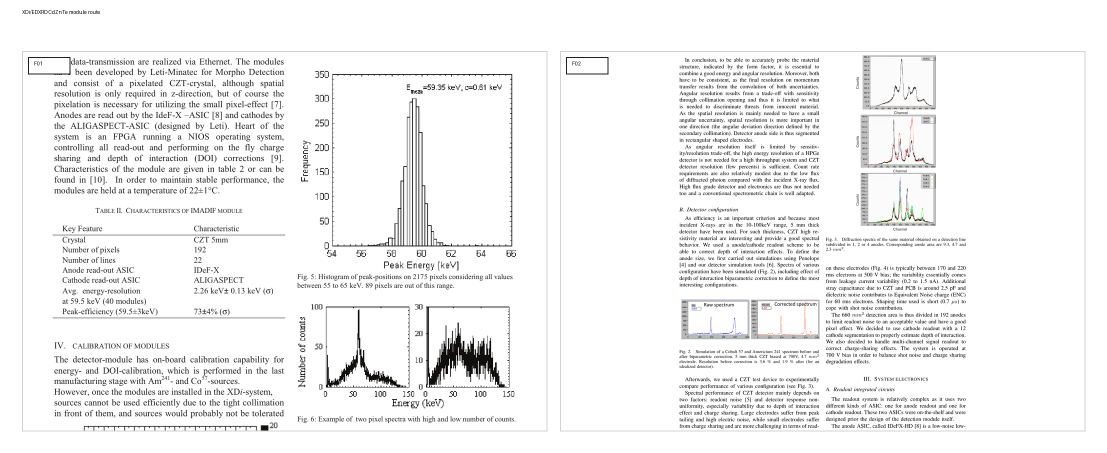
#> input picture output/review/figures/fig01_xdi_module.png, 2214 x 906 px (shown at 1/2 size)
$ python -i build_review_figures.py   (imports and definitions only)
#> lines starting #> are read from the running program, lines starting #| are printed output that depends on the picture; after the words box and inside, x2 and y2 are one past the last pixel; in counts of white or black regions, pixels touching at a corner belong together
#> further down, picture is the input picture: PIL image 2214x906 RGB; mean R, G, B 242.9, 242.8, 242.8
from __future__ import annotations

import csv
from pathlib import Path

from PIL import Image, ImageChops, ImageDraw, ImageOps


ROOT = Path(__file__).resolve().parents[1]
CATALOG = ROOT / "output" / "review" / "figure_catalog.tsv"
OUT = ROOT / "output" / "review" / "figures"


FIGURE_GROUPS = [
    (
        "fig01_xdi_module.png",
        ["F01", "F02"],
        "XDi/EDXRD CdZnTe module route",
    ),
    (
        "fig02_coded_aperture.png",
        ["F03", "F28"],
        "Coded-aperture and coherent-scatter XRD route",
    ),
    (
        "fig03_redlen_stability.png",
        ["F05", "F31"],
        "Near-room-temperature Redlen HF-CdZnTe stability",
    ),
    (
        "fig04_hexitec_mhz.png",
        ["F06", "F07", "F29"],
        "High-flux CdZnTe baseline and leakage-current effects",
    ),
    (
        "fig05_czt_polarization_contacts.png",
        ["F08", "F09", "F30"],
        "CdZnTe high-flux polarization and contact engineering",
    ),
    (
        "fig06_cdte_mechanism.png",
        ["F17", "F18", "F19", "F20"],
        "CdTe Schottky temperature-dependent polarization mechanism",
    ),
    (
        "fig07_cdte_stability.png",
        ["F22", "F23", "F26", "F32"],
        "CdTe continuous-illumination stability and bias history",
    ),
]


CROP_FRACTIONS = {
    "F01": (0.04, 0.08, 0.96, 0.58),
    "F02": (0.04, 0.05, 0.96, 0.88),
    "F03": (0.05, 0.04, 0.95, 0.46),
    "F05": (0.14, 0.06, 0.86, 0.64),
    "F06": (0.08, 0.04, 0.92, 0.56),
    "F07": (0.08, 0.03, 0.92, 0.58),
    "F08": (0.05, 0.04, 0.95, 0.60),
    "F09": (0.05, 0.04, 0.95, 0.62),
    "F17": (0.05, 0.04, 0.95, 0.58),
    "F18": (0.05, 0.04, 0.95, 0.64),
    "F19": (0.05, 0.04, 0.95, 0.62),
    "F20": (0.07, 0.69, 0.50, 0.97),
    "F22": (0.05, 0.04, 0.95, 0.62),
    "F23": (0.10, 0.04, 0.90, 0.43),
    "F26": (0.05, 0.41, 0.95, 0.97),
    "F28": (0.12, 0.61, 0.49, 0.77),
    "F29": (0.05, 0.04, 0.95, 0.58),
    "F30": (0.13, 0.46, 0.90, 0.73),
    "F31": (0.05, 0.04, 0.95, 0.62),
    "F32": (0.49, 0.06, 0.95, 0.66),
}


def read_catalog() -> dict[str, dict[str, str]]:
    with CATALOG.open(newline="", encoding="utf-8") as fh:
        return {row["figure_id"]: row for row in csv.DictReader(fh, delimiter="\t")}


def trim_whitespace(image: Image.Image) -> Image.Image:
    rgb = image.convert("RGB")
    bg = Image.new("RGB", rgb.size, (255, 255, 255))
#> bg: PIL image 2214x906 RGB; every value is 255
    diff = ImageChops.difference(rgb, bg)
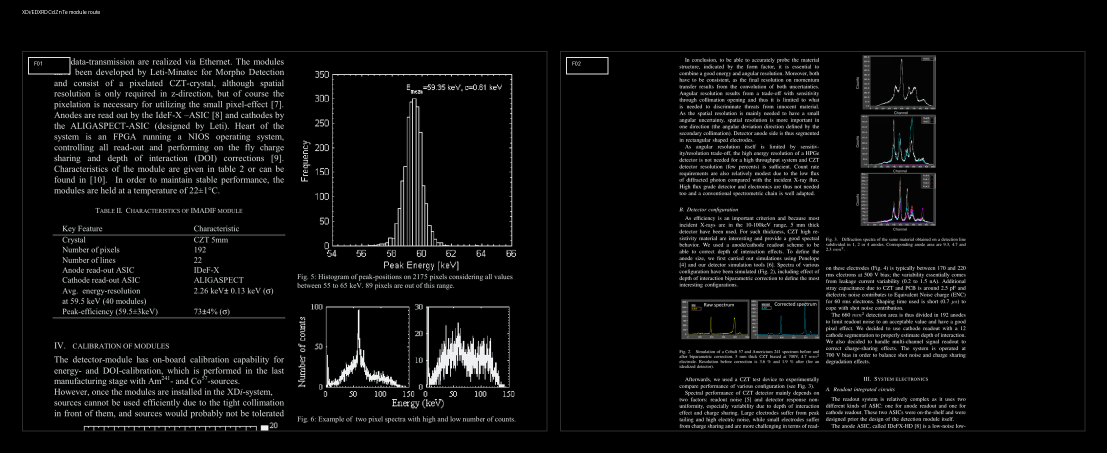
#> diff: PIL image 2214x906 RGB (shown at 1/2 size); mean R, G, B 12.1, 12.2, 12.2
    diff = ImageOps.grayscale(diff)
#> diff: PIL image 2214x906 L
    diff = diff.point(lambda p: 255 if p > 18 else 0)
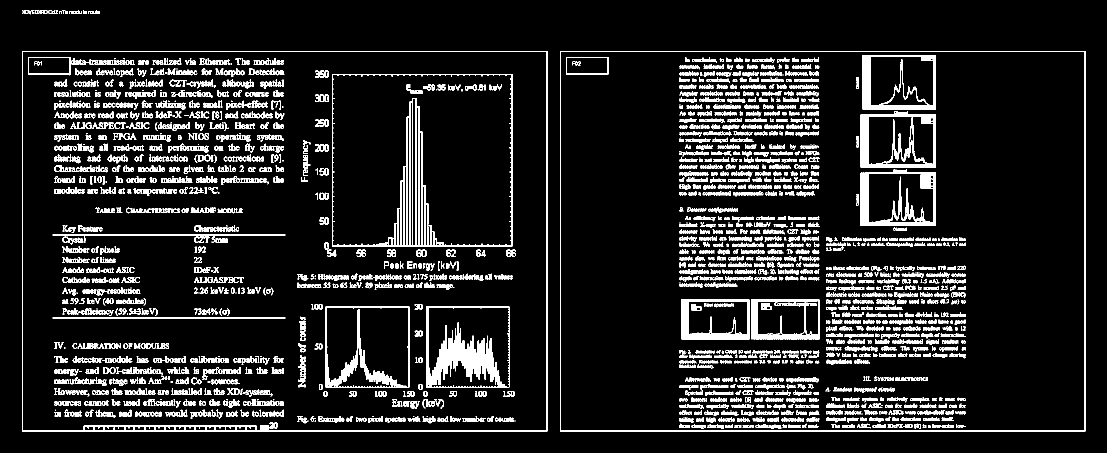
#> diff: PIL image 2214x906 L (shown at 1/2 size); 10.5% white in thin lines or dots, all inside (x1, y1, x2, y2) = (44, 20, 2171, 863)
    bbox = diff.getbbox()
#> bbox = (44, 20, 2171, 863)
    if not bbox:
        return rgb
    left, upper, right, lower = bbox
#> left = 44; upper = 20; right = 2171; lower = 863
    pad = 18
    left = max(0, left - pad)
#> left = 26
    upper = max(0, upper - pad)
#> upper = 2
    right = min(rgb.width, right + pad)
#> right = 2189
    lower = min(rgb.height, lower + pad)
#> lower = 881
    return rgb.crop((left, upper, right, lower))
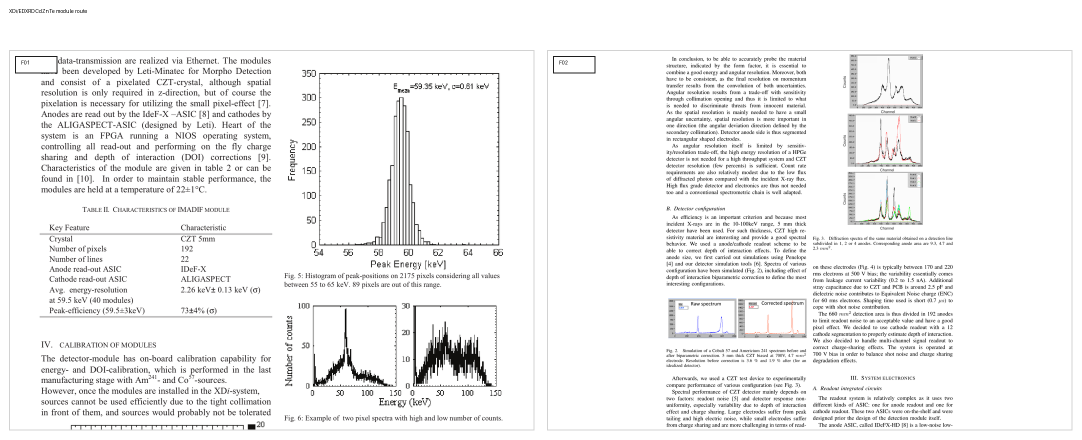
#> returned value: PIL image 2163x879 RGB (shown at 1/2 size); mean R, G, B 242.2, 242.1, 242.1


# [67 lines left out: functions crop_relevant_region, fit_into, panel_label, compose_group, main, not called in this run]


# [2 lines not run here, left out]

>>> from PIL import Image
>>> picture = Image.open('../output/review/figures/fig01_xdi_module.png')
>>> result = trim_whitespace(picture)
